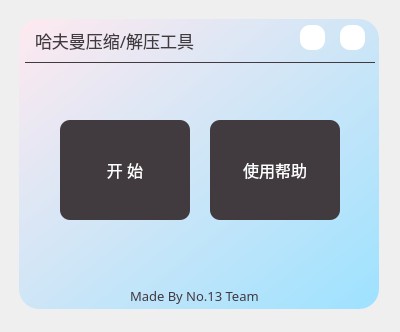
<?xml version="1.0" encoding="UTF-8"?>
<ui version="4.0">
 <class>MainWindow</class>
 <widget class="QMainWindow" name="MainWindow">
  <property name="geometry">
   <rect>
    <x>0</x>
    <y>0</y>
    <width>400</width>
    <height>332</height>
   </rect>
  </property>
  <property name="font">
   <font>
    <family>造字工房-悦黑</family>
    <pointsize>10</pointsize>
   </font>
  </property>
  <property name="windowTitle">
   <string>MainWindow</string>
  </property>
  <property name="styleSheet">
   <string notr="true"/>
  </property>
  <widget class="QWidget" name="centralWidget">
   <widget class="QLabel" name="label_maintitle">
    <property name="geometry">
     <rect>
      <x>35</x>
      <y>20</y>
      <width>221</width>
      <height>41</height>
     </rect>
    </property>
    <property name="font">
     <font>
      <family>苹方 特粗</family>
      <pointsize>13</pointsize>
     </font>
    </property>
    <property name="styleSheet">
     <string notr="true">color: rgb(65, 58, 63);</string>
    </property>
    <property name="text">
     <string>哈夫曼压缩/解压工具</string>
    </property>
   </widget>
   <widget class="QLabel" name="label_team">
    <property name="geometry">
     <rect>
      <x>130</x>
      <y>280</y>
      <width>141</width>
      <height>31</height>
     </rect>
    </property>
    <property name="font">
     <font>
      <family>造字工房-悦黑</family>
      <pointsize>10</pointsize>
     </font>
    </property>
    <property name="styleSheet">
     <string notr="true">color: rgb(65, 58, 63);</string>
    </property>
    <property name="text">
     <string>Made By No.13 Team</string>
    </property>
   </widget>
   <widget class="QFrame" name="frame">
    <property name="geometry">
     <rect>
      <x>19</x>
      <y>19</y>
      <width>360</width>
      <height>290</height>
     </rect>
    </property>
    <property name="styleSheet">
     <string notr="true">background-color: qlineargradient(spread:pad, x1:0, y1:0, x2:1, y2:1, stop:0 rgba(255, 233, 239, 255), stop:1 rgba(157, 226, 255, 255));

border-radius:20px;</string>
    </property>
    <property name="frameShape">
     <enum>QFrame::StyledPanel</enum>
    </property>
    <property name="frameShadow">
     <enum>QFrame::Raised</enum>
    </property>
   </widget>
   <widget class="QPushButton" name="pushButton_start">
    <property name="geometry">
     <rect>
      <x>60</x>
      <y>120</y>
      <width>130</width>
      <height>100</height>
     </rect>
    </property>
    <property name="font">
     <font>
      <family>苹方 粗体</family>
      <pointsize>12</pointsize>
     </font>
    </property>
    <property name="styleSheet">
     <string notr="true">QPushButton#pushButton_start{

background-color: rgb(65, 58, 63);
	color: rgb(255, 255, 255);

border-radius:10px;
padding:6px;

}
QPushButton#pushButton_start:hover{
background-color: rgb(0, 255, 127);

border-radius:10px;
padding:6px;
color: rgb(255, 255, 255);
}
</string>
    </property>
    <property name="text">
     <string>开 始</string>
    </property>
   </widget>
   <widget class="QPushButton" name="pushButton_help">
    <property name="geometry">
     <rect>
      <x>210</x>
      <y>120</y>
      <width>130</width>
      <height>100</height>
     </rect>
    </property>
    <property name="font">
     <font>
      <family>苹方 粗体</family>
      <pointsize>12</pointsize>
     </font>
    </property>
    <property name="styleSheet">
     <string notr="true">QPushButton#pushButton_help{

background-color: rgb(65, 58, 63);

	color: rgb(255, 255, 255);
border-style:inset;

border-radius:10px;
padding:6px;
}
QPushButton#pushButton_help:hover{
background-color: rgb(136, 134, 141);
border-radius:10px;
padding:6px;
color: rgb(255, 255, 255);
}
</string>
    </property>
    <property name="text">
     <string>使用帮助</string>
    </property>
   </widget>
   <widget class="QPushButton" name="pushButton_close">
    <property name="geometry">
     <rect>
      <x>340</x>
      <y>25</y>
      <width>25</width>
      <height>25</height>
     </rect>
    </property>
    <property name="font">
     <font>
      <family>苹方 粗体</family>
     </font>
    </property>
    <property name="styleSheet">
     <string notr="true">QPushButton#pushButton_close{
border-style:inset;

border-radius:10px;
background-color: rgb(255, 255, 255);
	image: url(:/img/close.png);

}
QPushButton#pushButton_close:hover{
background-color: rgb(255, 0, 0);
	
	color: rgb(255, 255, 255);
}
</string>
    </property>
    <property name="text">
     <string/>
    </property>
   </widget>
   <widget class="QPushButton" name="pushButton_setting">
    <property name="geometry">
     <rect>
      <x>340</x>
      <y>270</y>
      <width>31</width>
      <height>33</height>
     </rect>
    </property>
    <property name="font">
     <font>
      <family>苹方 粗体</family>
     </font>
    </property>
    <property name="styleSheet">
     <string notr="true">QPushButton#pushButton_setting{
image: url(:/img/set.png);
border-style:inset;

border-radius:10px;
padding:6px;
}

QPushButton#pushButton_setting:hover{
background-color: rgb(255, 255, 255);
border-radius:10px;
padding:6px;
	color: rgb(255, 255, 255);
}
</string>
    </property>
    <property name="text">
     <string/>
    </property>
   </widget>
   <widget class="Line" name="line">
    <property name="geometry">
     <rect>
      <x>25</x>
      <y>60</y>
      <width>350</width>
      <height>5</height>
     </rect>
    </property>
    <property name="styleSheet">
     <string notr="true">color: rgb(65, 58, 63);</string>
    </property>
    <property name="frameShadow">
     <enum>QFrame::Plain</enum>
    </property>
    <property name="lineWidth">
     <number>1</number>
    </property>
    <property name="orientation">
     <enum>Qt::Horizontal</enum>
    </property>
   </widget>
   <widget class="QPushButton" name="pushButton_min">
    <property name="geometry">
     <rect>
      <x>300</x>
      <y>25</y>
      <width>25</width>
      <height>25</height>
     </rect>
    </property>
    <property name="styleSheet">
     <string notr="true">QPushButton#pushButton_min {
border-radius:10px;
image: url(:/img/MINUS.png);
	background-color: rgb(255, 255, 255);
}
QPushButton#pushButton_min:hover{
background-color: rgb(167, 167, 167);

}
</string>
    </property>
    <property name="text">
     <string/>
    </property>
   </widget>
   <zorder>frame</zorder>
   <zorder>label_maintitle</zorder>
   <zorder>label_team</zorder>
   <zorder>pushButton_start</zorder>
   <zorder>pushButton_help</zorder>
   <zorder>pushButton_close</zorder>
   <zorder>pushButton_setting</zorder>
   <zorder>line</zorder>
   <zorder>pushButton_min</zorder>
  </widget>
 </widget>
 <layoutdefault spacing="6" margin="11"/>
 <resources/>
 <connections/>
</ui>
